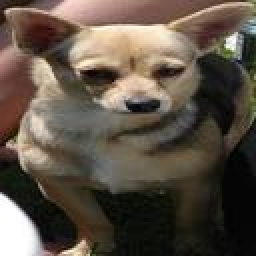
#> input picture Cropped/n02085620-Chihuahua/n02085620_10074-0.jpg, 128 x 128 px, found by its file name (shown 2 times larger); its folder holds 3 pictures in this run
$ jupyter execute --allow-errors Data_Preparation_and_Understanding.ipynb
#> lines starting #> are read from the running program, lines starting #| are printed output that depends on the picture; pictures that were not available may be replaced by others from this repository, and a replacement may not be noted
# Step 0: Importing necessary libraries

[cell 1]
import os
import numpy as np
import skimage as ski
from skimage.color import rgb2gray
from skimage import filters
from skimage.feature import hog
from skimage import exposure

from PIL import Image
import xml.etree.ElementTree as ET
import matplotlib.pyplot as plt
from pathlib import Path
from sklearn.metrics import pairwise
from sklearn.decomposition import PCA
from sklearn.preprocessing import StandardScaler

# Step 1: Load the Images and Annotation Files

[cell 2]
classes = ['n02108915-French_bulldog', 'n02085620-Chihuahua', 'n02091134-whippet', 'n02089078-black-and-tan_coonhound']
annotations = []
dog_images = []
for class_name in classes:
    annotation_dir = os.path.join(os.getcwd(), 'annotation', class_name)
    image_dir = os.path.join(os.getcwd(), 'images', class_name)
    annotations.extend([os.path.join(annotation_dir, f) for f in os.listdir(os.path.join(os.getcwd(), 'annotation', class_name))])
    dog_images.extend([os.path.join(image_dir, f) for f in os.listdir(os.path.join(os.getcwd(), 'images', class_name))])

print(dog_images[0], annotations[0])

# Step 2

## Step 2a: Cropping and Resize Images in 4-class Images Dataset

[cell 3]
def get_bounding_boxes(annot):
    xml = annot
    tree = ET.parse(xml)
    root = tree.getroot()
    objects = root.findall('object')
    bbox = []
    for o in objects:
        bndbox = o.find('bndbox')
        xmin = int(bndbox.find('xmin').text)
        ymin = int(bndbox.find('ymin').text)
        xmax = int(bndbox.find('xmax').text)
        ymax = int(bndbox.find('ymax').text)
        bbox.append((xmin,ymin,xmax,ymax))
    return bbox

#> (the rest of this cell did not finish here and is left out)

## Step 2b: Feature Extraction: Edge histogram AND Similarity Measurements

[cell 4]
# i. Choose 1 image from each class

images = [os.path.join(os.getcwd(), 'Cropped', class_name, os.listdir(os.path.join(os.getcwd(), 'Cropped', class_name))[0]) for class_name in classes]

[cell 5]
# ii. Converting the color images to grayscale images
originals = [Image.open(image) for image in images]
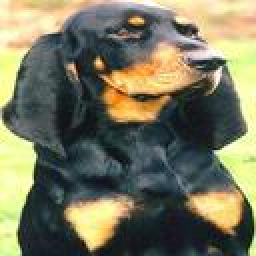
#> input picture Cropped/n02089078-black-and-tan_coonhound/n02089078_1025-0.jpg, 128 x 128 px (shown 2 times larger)
#> originals = 4 items
grayscale = [rgb2gray(original) for original in originals]
#> grayscale = 4 items

fig, axes = plt.subplots(2, 4, figsize=(8, 4))
ax = axes.ravel()

j=0
for i in range(0, len(ax), 2):
    ax[i].imshow(originals[j])
    ax[i].set_title("Original")
    ax[i+1].imshow(grayscale[j], cmap=plt.cm.gray)
    ax[i+1].set_title("Grayscale")
    j += 1
#> after the loop, j = 4

fig.tight_layout()
plt.show()
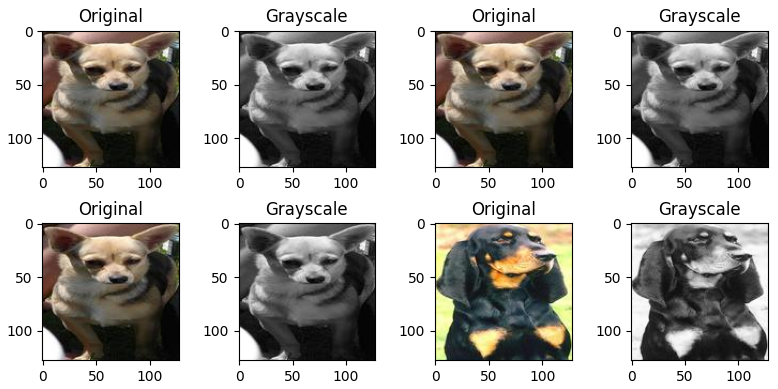
#> figure drawn by matplotlib, 8 panels

[cell 6]
# iii. Obtaining the angle each image I

def angle(dx, dy):
    """Calculate the angles between horizontal and vertical operators."""
    return np.mod(np.arctan2(dy, dx), np.pi)

angle_sobels = []
for I in grayscale:
    angle_sobel = angle(filters.sobel_h(I), filters.sobel_v(I))
    angle_sobels.append(angle_sobel)
#> this loop made 4 passes
#> pass 1, `angle_sobel = angle(filters.sobel_h(I), filters.sobel_v(I))`:
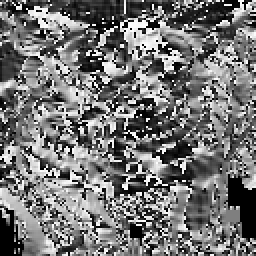
#> angle_sobel: shape (128, 128) float64 (shown 2 times larger); min 0, max 3.14, mean 1.44; drawn with min black and max white
#> after the loop, angle_sobels = 4 items

[cell 7]
# iv. Obtaining histogram with 36 bins

hist_1, bin_centers_1 = ski.exposure.histogram(angle_sobels[0], nbins=36)
#> hist_1 = 36 values, max 1124 at index 0, min 350 at index 16, mean 455.1; bin_centers_1 = 36 values from 0.0436 to 3.1
hist_2, bin_centers_2 = ski.exposure.histogram(angle_sobels[1], nbins=36)
#> hist_2 has the same summary as hist_1; bin_centers_2 = 36 values from 0.0436 to 3.1
hist_3, bin_centers_3 = ski.exposure.histogram(angle_sobels[2], nbins=36)
#> hist_3 has the same summary as hist_1; bin_centers_3 = 36 values from 0.0436 to 3.1
hist_4, bin_centers_4 = ski.exposure.histogram(angle_sobels[3], nbins=36)
#> hist_4 = 36 values, max 632 at index 0, min 370 at index 18, mean 455.1; bin_centers_4 = 36 values from 0.0436 to 3.1

[cell 8]
hist_1, bin_centers_1

[cell 9]
# v. Plotting

fig, axs = plt.subplots(4, 2, figsize=(12, 18))

# Image 1 and its angle histogram
axs[0, 0].imshow(grayscale[0], cmap='gray')
axs[0, 0].set_title(f'Grayscale Image 1 ({classes[0]})')
axs[0, 0].axis('off')

axs[0, 1].bar(bin_centers_1, hist_1, width=bin_centers_1[1] - bin_centers_1[0], color='blue', alpha=0.7)
axs[0, 1].set_title('Angle Histogram for Image 1')
axs[0, 1].set_xlabel('Bins')
axs[0, 1].set_ylabel('Pixel Count')

# Image 2 and its angle histogram
axs[1, 0].imshow(grayscale[1], cmap='gray')
axs[1, 0].set_title(f'Grayscale Image 2 ({classes[1]})')
axs[1, 0].axis('off')

axs[1, 1].bar(bin_centers_2, hist_2, width=bin_centers_2[1] - bin_centers_2[0], color='red', alpha=0.7)
axs[1, 1].set_title('Angle Histogram for Image 2')
axs[1, 1].set_xlabel('Bins')
axs[1, 1].set_ylabel('Pixel Count')

# Image 3 and its angle histogram
axs[2, 0].imshow(grayscale[2], cmap='gray')
axs[2, 0].set_title(f'Grayscale Image 3 ({classes[2]})')
axs[2, 0].axis('off')

axs[2, 1].bar(bin_centers_3, hist_3, width=bin_centers_3[1] - bin_centers_3[0], color='green', alpha=0.7)
axs[2, 1].set_title('Angle Histogram for Image 3')
axs[2, 1].set_xlabel('Bins')
axs[2, 1].set_ylabel('Pixel Count')

# Image 4 and its angle histogram
axs[3, 0].imshow(grayscale[3], cmap='gray')
axs[3, 0].set_title(f'Grayscale Image 4 ({classes[3]})')
axs[3, 0].axis('off')

axs[3, 1].bar(bin_centers_4, hist_4, width=bin_centers_4[1] - bin_centers_4[0], color='orange', alpha=0.7)
axs[3, 1].set_title('Angle Histogram for Image 4')
axs[3, 1].set_xlabel('Bins')
axs[3, 1].set_ylabel('Pixel Count')

plt.tight_layout()
plt.show()
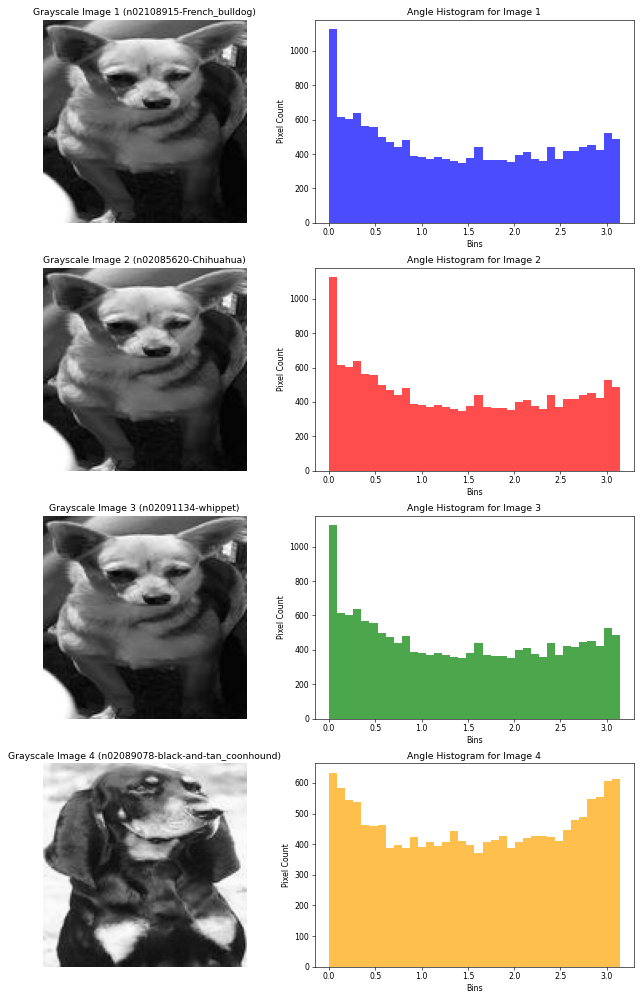
#> figure drawn by matplotlib, 8 panels; panel 2: tallest bar 1124 high, from x = 6.94e-18 to 0.0873; panel 4: tallest bar 1124 high, from x = 6.94e-18 to 0.0873; panel 6: tallest bar 1124 high, from x = 6.94e-18 to 0.0873; panel 8: tallest bar 632 high, from x = 6.94e-18 to 0.0873

[cell 10]
# vi. Distance Calculation

hist_1 = hist_1 / hist_1.sum()
#> hist_1 = 36 values, max 0.0686 at index 0, min 0.0214 at index 16, mean 0.0278
hist_2 = hist_2 / hist_2.sum()
#> hist_2 has the same summary as hist_1

euclidean_distance = pairwise.euclidean_distances([hist_1], [hist_2])[0][0]
#> euclidean_distance = 0
manhattan_distance = pairwise.manhattan_distances([hist_1], [hist_2])[0][0]
#> manhattan_distance = 0
cosine_distance = pairwise.cosine_distances([hist_1], [hist_2])[0][0]
#> cosine_distance = 0

print("Euclidean Distance:", euclidean_distance)
#| Euclidean Distance: 0.0
print("Manhattan Distance:", manhattan_distance)
#| Manhattan Distance: 0.0
print("Cosine Distance:", cosine_distance)
#| Cosine Distance: 0.0

## Step 2c: Histogram of Oriented Gradient (HOG) feature descriptor

[cell 11]
image = originals[0]
#> image is the input picture: PIL image 128x128 RGB; mean R, G, B 93.2, 82.1, 70.3

fd, hog_image = hog(
    image,
    orientations=8,
    pixels_per_cell=(16, 16),
    cells_per_block=(1, 1),
    visualize=True,
    channel_axis=-1,
)
#> fd = 512 values, max 0.957 at index 440, min 0 at index 31, mean 0.329

fig, (ax1, ax2) = plt.subplots(1, 2, figsize=(8, 4), sharex=True, sharey=True)

ax1.axis('off')
ax1.imshow(image, cmap=plt.cm.gray)
ax1.set_title('Image')

# Rescale histogram for better display
hog_image_rescaled = exposure.rescale_intensity(hog_image, in_range=(0, 10))
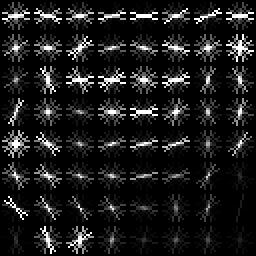
#> hog_image_rescaled: shape (128, 128) float64 (shown 2 times larger); min 0, max 1, mean 0.108
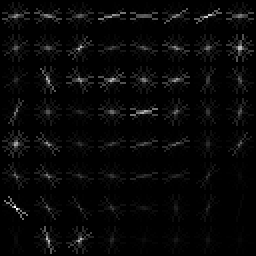
#> hog_image: shape (128, 128) float64 (shown 2 times larger); min 0, max 40.56, mean 1.2; drawn with min black and max white

ax2.axis('off')
ax2.imshow(hog_image_rescaled, cmap=plt.cm.gray)
ax2.set_title('Histogram of Oriented Gradients')
plt.show()

## Step 2d: Dimensionality reduction (using Principal Component Analysis, PCA)

[cell 12]
# i. Using images from all four classes

class_wise_images = {}
parent_folder = os.path.join(os.getcwd(), 'Cropped')
for class_name in classes:
    class_folder = os.path.join(parent_folder, class_name)
    class_wise_images[class_name] = [os.path.join(class_folder, image_file_name) for image_file_name in os.listdir(class_folder)]

[cell 13]
# ii. Edge Histograms

histograms = []
labels = []
for class_name in classes:
    for img in class_wise_images[class_name]:
        I = rgb2gray(Image.open(img))
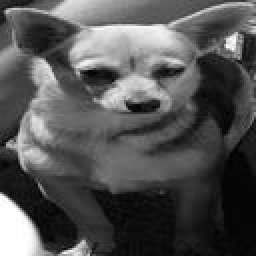
#> I: shape (128, 128) float64 (shown 2 times larger); min 0, max 1, mean 0.328
        angle_sobel = angle(filters.sobel_h(I), filters.sobel_v(I))
        hist, bin_centers = ski.exposure.histogram(angle_sobel, nbins=36)
#> hist = 36 values, max 1124 at index 0, min 350 at index 16, mean 455.1; bin_centers = 36 values from 0.0436 to 3.1
        histograms.append(hist)
        labels.append(class_name)

histograms = np.array(histograms)

[cell 14]
# iii. Applying PCA to reduce 36 to 2 dimensions

scaler = StandardScaler()
histograms_scaled = scaler.fit_transform(histograms)

pca = PCA(n_components=2)
histograms_pca = pca.fit_transform(histograms_scaled)

[cell 15]
# iv. Plotting the 2D points using four different colors for data from the four classes

colors = dict(zip(classes, ['r', 'g', 'b', 'y']))
plt.figure(figsize=(8, 6))

for label in set(labels):
    indices = np.where(np.array(labels) == label)
    plt.scatter(histograms_pca[indices, 0], histograms_pca[indices, 1], c=colors[label], label=label)

plt.xlabel("PCA Component 1")
plt.ylabel("PCA Component 2")
plt.title("PCA on Edge Histograms")
plt.legend()
plt.show()
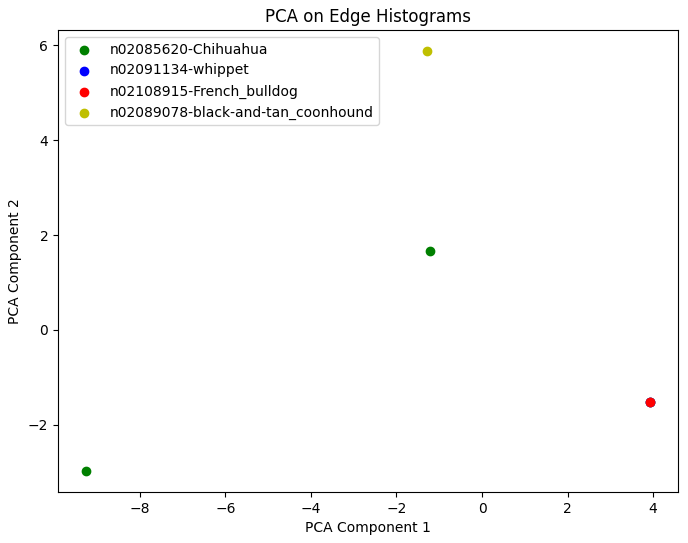
#> figure drawn by matplotlib, 1 panel
